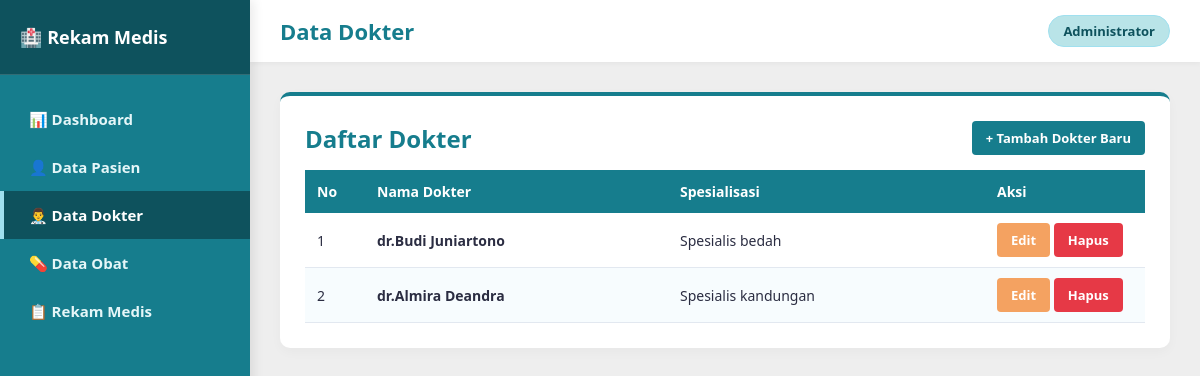
The page /rekam_medis/rekam_medis/dokter/index.php on the database its author committed.
### tables this page shows
CREATE TABLE `dokter` (
  `id_dokter` int(11) NOT NULL,
  `nama_dokter` varchar(100) NOT NULL,
  `spesialisasi` varchar(50) NOT NULL
);

### rekam_medis/rekam_medis/dokter/index.php (the view, shortened to what this page needs)
<?php
include '../koneksi.php';
?>
<!DOCTYPE html>
<html lang="id">
<head>
    <link rel="stylesheet" href="../style.css">
</head>
<body>
    <aside class="sidebar">
        <div class="sidebar-header">
            <h2>🏥 Rekam Medis</h2>
        </div>
        <ul class="sidebar-menu">
            <li><a href="../index.php">📊 Dashboard</a></li>
            <li><a href="../pasien/index.php">👤 Data Pasien</a></li>
            <li><a href="index.php" class="active">👨‍⚕️ Data Dokter</a></li>
            <li><a href="../obat/index.php">💊 Data Obat</a></li>
            <li><a href="../rekam_medis/index.php">📋 Rekam Medis</a></li>
        </ul>
    </aside>
    <main class="main-content">
        <div class="top-bar">
            <h1>Data Dokter</h1>
            <span class="user-badge">Administrator</span>
        </div>
        <div class="card">
            <div style="display: flex; justify-content: space-between; align-items: center; margin-bottom: 15px;">
                <h2 style="border: none; margin: 0; padding: 0;">Daftar Dokter</h2>
                <a href="tambah.php" class="btn">+ Tambah Dokter Baru</a>
            </div>
            <table>
                <thead>
                    <tr>
                        <th style="width: 60px;">No</th>
                        <th>Nama Dokter</th>
                        <th>Spesialisasi</th>
                        <th style="width: 160px;">Aksi</th>
                    </tr>
                </thead>
                <tbody>
                    <?php
                    $no = 1;
                    $query = mysqli_query($conn, "SELECT * FROM dokter ORDER BY id_dokter DESC");
                    if (mysqli_num_rows($query) > 0) {
                        while ($d = mysqli_fetch_assoc($query)) {
                    ?>
                    <tr>
                        <td><?= $no++ ?></td>
                        <td><b><?= $d['nama_dokter'] ?></b></td>
                        <td><?= $d['spesialisasi'] ?></td>
                        <td>
                            <a href="edit.php?id=<?= $d['id_dokter'] ?>" class="btn btn-warning">Edit</a>
                            <a href="hapus.php?id=<?= $d['id_dokter'] ?>" onclick="return confirm('Yakin ingin menghapus data dokter ini?')" class="btn btn-danger">Hapus</a>
                        </td>
                    </tr>
                    <?php
                        }
                    } else {
                        echo "<tr><td colspan='4' style='text-align:center;'>Belum ada data dokter.</td></tr>";
                    }
                    ?>
                </tbody>
            </table>
        </div>
    </main>
</body>
</html>

### rekam_medis/rekam_medis/style.css (style rules this page uses)
:root { --primary: #167D8D; --primary-dark: #0E525D; --secondary: #A0E0EF; --accent-light: #B9E4E8; --light-bg: #EEEEEE; --card-bg: #ffffff; --text-color: #2b2d42; --danger: #e63946; --warning: #f4a261; --sidebar-width: 250px; }
* { box-sizing: border-box; }
body { font-family: 'Segoe UI', Tahoma, Geneva, Verdana, sans-serif; background-color: var(--light-bg); color: var(--text-color); margin: 0; padding: 0; display: flex; min-height: 100vh; }
.sidebar { width: var(--sidebar-width); background-color: var(--primary); color: white; position: fixed; top: 0; bottom: 0; left: 0; display: flex; flex-direction: column; box-shadow: 4px 0 10px rgba(0,0,0,0.08); z-index: 100; }
.sidebar-header { padding: 25px 20px; background-color: var(--primary-dark); border-bottom: 1px solid rgba(255,255,255,0.15); }
.sidebar-header h2 { margin: 0; font-size: 18px; color: #ffffff; display: flex; align-items: center; gap: 10px; }
.sidebar-menu { list-style: none; padding: 20px 0; margin: 0; }
.sidebar-menu li a { display: flex; align-items: center; gap: 12px; padding: 14px 25px; color: #e5f6f8; text-decoration: none; font-weight: 600; font-size: 15px; transition: all 0.3s ease; border-left: 4px solid transparent; }
.sidebar-menu li a:hover, .sidebar-menu li a.active { background-color: var(--primary-dark); color: #ffffff; border-left-color: var(--secondary); }
.main-content { margin-left: var(--sidebar-width); flex: 1; padding: 30px; }
.top-bar { background: white; padding: 15px 30px; margin: -30px -30px 30px -30px; box-shadow: 0 2px 5px rgba(0,0,0,0.04); display: flex; justify-content: space-between; align-items: center; }
.top-bar h1 { margin: 0; font-size: 22px; color: var(--primary); }
.user-badge { background: var(--accent-light); color: var(--primary-dark); padding: 6px 14px; border-radius: 20px; font-weight: 600; font-size: 13px; border: 1px solid var(--secondary); }
.card { background: var(--card-bg); padding: 25px; border-radius: 10px; box-shadow: 0 4px 12px rgba(0,0,0,0.03); margin-bottom: 25px; border-top: 4px solid var(--primary); }
.card h2 { margin-top: 0; color: var(--primary); }
table { width: 100%; border-collapse: collapse; margin-top: 15px; }
table th { background-color: var(--primary); color: white; padding: 12px; text-align: left; font-size: 14px; }
table td { padding: 10px 12px; border-bottom: 1px solid #e2e8f0; font-size: 14px; }
table tr:nth-child(even) { background-color: #f7fcfe; }
.btn { display: inline-block; padding: 8px 14px; background-color: var(--primary); color: white; border: none; border-radius: 4px; cursor: pointer; text-decoration: none; font-size: 13px; font-weight: 600; transition: 0.2s; }
.btn-warning { background-color: var(--warning); color: #ffffff; }
.btn-danger { background-color: var(--danger); }

### rows shown on the page
dokter: nama_dokter "dr.Budi Juniartono", spesialisasi "Spesialis bedah"
dokter: nama_dokter "dr.Almira Deandra", spesialisasi "Spesialis kandungan"
